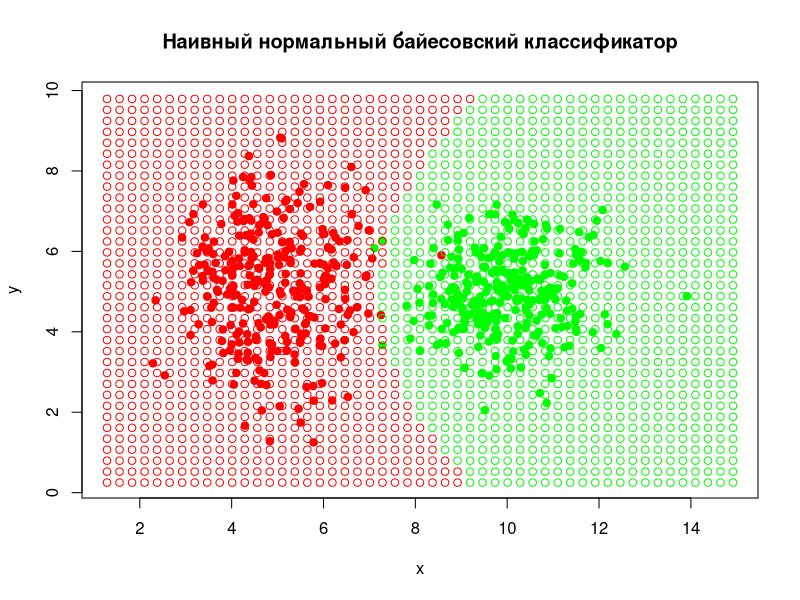

Recreate this plot in R.
library("MASS")

n <- 300
sigma1 <- matrix(c(1, 0, 0, 2), 2, 2)
sigma2 <- matrix(c(1, 0, 0, 1), 2, 2)

mu1 <- c(5, 5)
mu2 <- c(10, 5)

xc1 <- mvrnorm(n=n, mu = mu1, Sigma = sigma1)
xc2 <- mvrnorm(n=n, mu = mu2, Sigma = sigma2)

plotxmin <- min(xc1[,1], xc2[,1]) - 1
plotymin <- min(xc1[,2], xc2[,2]) - 1
plotxmax <- max(xc1[,1], xc2[,1]) + 1
plotymax <- max(xc1[,2], xc2[,2]) + 1
plot(c(), type="n", xlab = "x", ylab = "y", xlim=c(plotxmin, plotxmax), ylim = c(plotymin, plotymax), main="Наивный нормальный байесовский классификатор")

colors <- c("red", "green")
points(xc1, pch=21, col=colors[1], bg=colors[1])
points(xc2, pch=21, col=colors[2], bg=colors[2])

getM <- function(xs) {
  l <- dim(xs)[2]
  res <- matrix(NA, 1, l)
  for (i in seq(l)) {
    res[1, i] <- mean(xs[,i])
  }
  return(c(res))
}

getD <- function(xs, mu) {
  rows <- dim(xs)[1]
  cols <- dim(xs)[2]
  
  res <- matrix(0, 1, cols)
  for (i in seq(rows)) {
    res <- res + (xs[i,] - mu)^2
  }
  
  return(c(res/(rows-1)))
}

getPyj <- function(x, M, D){
  return( (1/(D*sqrt(2*pi))) * exp(-1 * ((x - M)^2)/(2*D^2)) )
}

naiveBayes <- function(x, M, D, Prob, Prior) {
  res <- log(Prob * Prior)
  l <- length(x)
  
  for (i in seq(l)) {
    p <- getPyj(x[i], M[i], D[i])
    res <- res + log(p)
  }
  
  return(res)
}

m1 <- getM(xc1)
m2 <- getM(xc2)
d1 <- getD(xc1, m1)
d2 <- getD(xc2, m2)

l <- max(plotxmax - plotxmin, plotymax - plotymin)
x <- seq(plotxmin, plotxmax, l/50)
y <- seq(plotymin, plotymax, l/50)

for (i in x) {
  for (j in y) {
    res1 <- naiveBayes(c(i, j), m1, d1, 0.5, 1)
    res2 <- naiveBayes(c(i, j), m2, d2, 0.5, 1)
    color <- ifelse(res1 > res2, colors[1], colors[2])
    
    #cat(res1, " ", res2, " ", color, "\n")
    points(i, j, pch = 21, col = color)
  }
}
